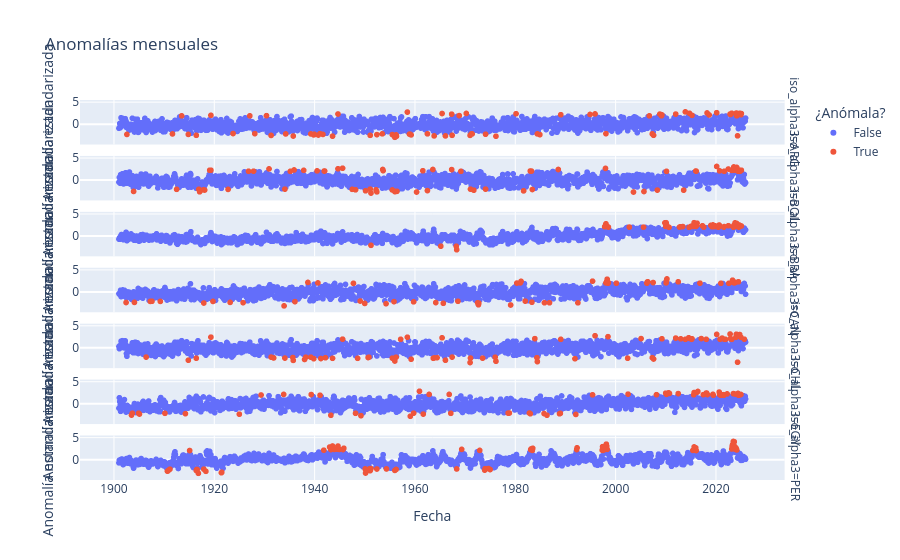

The cell this chart's notebook holds for it:
### Code cell
fig = px.scatter(
    marcadas.filter(pl.col("iso_alpha3").is_in(PAISES)),
    x="fecha",
    y="standardized_anomaly",
    color="is_anomaly",
    facet_row="iso_alpha3",
    hover_data=["country", "period", "temperature_c"],
    title="Anomalías mensuales",
    labels={
        "fecha": "Fecha",
        "standardized_anomaly": "Anomalía estandarizada",
        "is_anomaly": "¿Anómala?",
    },
)
fig.show()

### Figure 1 — Plotly figure (JSON) as saved in the notebook; plotly's stock layout.template omitted (floating-point values rounded to 4 significant figures; data arrays with more than 128 entries replaced by an {"elided": "..."} marker saying what was removed)
{"data": [{"customdata": {"elided": "1424x3 mixed values"}, "hovertemplate": "¿Anómala?=False<br>iso_alpha3=ARG<br>Fecha=%{x}<br>Anomalía estandarizada=%{y}<br>country=%{customdata[0]}<br>period=%{customdata[1]}<br>temperature_c=%{customdata[2]}<extra></extra>", "legendgroup": "False", "marker": {"color": "#636efa", "symbol": "circle"}, "mode": "markers", "name": "False", "showlegend": true, "type": "scattergl", "x": {"elided": "1424 str values"}, "xaxis": "x7", "y": {"elided": "1424 float values"}, "yaxis": "y7"}, {"customdata": {"elided": "1424x3 mixed values"}, "hovertemplate": "¿Anómala?=False<br>iso_alpha3=BOL<br>Fecha=%{x}<br>Anomalía estandarizada=%{y}<br>country=%{customdata[0]}<br>period=%{customdata[1]}<br>temperature_c=%{customdata[2]}<extra></extra>", "legendgroup": "False", "marker": {"color": "#636efa", "symbol": "circle"}, "mode": "markers", "name": "False", "showlegend": false, "type": "scattergl", "x": {"elided": "1424 str values"}, "xaxis": "x6", "y": {"elided": "1424 float values"}, "yaxis": "y6"}, {"customdata": {"elided": "1438x3 mixed values"}, "hovertemplate": "¿Anómala?=False<br>iso_alpha3=BRA<br>Fecha=%{x}<br>Anomalía estandarizada=%{y}<br>country=%{customdata[0]}<br>period=%{customdata[1]}<br>temperature_c=%{customdata[2]}<extra></extra>", "legendgroup": "False", "marker": {"color": "#636efa", "symbol": "circle"}, "mode": "markers", "name": "False", "showlegend": false, "type": "scattergl", "x": {"elided": "1438 str values"}, "xaxis": "x5", "y": {"elided": "1438 float values"}, "yaxis": "y5"}, {"customdata": {"elided": "1443x3 mixed values"}, "hovertemplate": "¿Anómala?=False<br>iso_alpha3=CAN<br>Fecha=%{x}<br>Anomalía estandarizada=%{y}<br>country=%{customdata[0]}<br>period=%{customdata[1]}<br>temperature_c=%{customdata[2]}<extra></extra>", "legendgroup": "False", "marker": {"color": "#636efa", "symbol": "circle"}, "mode": "markers", "name": "False", "showlegend": false, "type": "scattergl", "x": {"elided": "1443 str values"}, "xaxis": "x4", "y": {"elided": "1443 float values"}, "yaxis": "y4"}, {"customdata": {"elided": "1427x3 mixed values"}, "hovertemplate": "¿Anómala?=False<br>iso_alpha3=CHL<br>Fecha=%{x}<br>Anomalía estandarizada=%{y}<br>country=%{customdata[0]}<br>period=%{customdata[1]}<br>temperature_c=%{customdata[2]}<extra></extra>", "legendgroup": "False", "marker": {"color": "#636efa", "symbol": "circle"}, "mode": "markers", "name": "False", "showlegend": false, "type": "scattergl", "x": {"elided": "1427 str values"}, "xaxis": "x3", "y": {"elided": "1427 float values"}, "yaxis": "y3"}, {"customdata": {"elided": "1436x3 mixed values"}, "hovertemplate": "¿Anómala?=False<br>iso_alpha3=EGY<br>Fecha=%{x}<br>Anomalía estandarizada=%{y}<br>country=%{customdata[0]}<br>period=%{customdata[1]}<br>temperature_c=%{customdata[2]}<extra></extra>", "legendgroup": "False", "marker": {"color": "#636efa", "symbol": "circle"}, "mode": "markers", "name": "False", "showlegend": false, "type": "scattergl", "x": {"elided": "1436 str values"}, "xaxis": "x2", "y": {"elided": "1436 float values"}, "yaxis": "y2"}, {"customdata": {"elided": "1425x3 mixed values"}, "hovertemplate": "¿Anómala?=False<br>iso_alpha3=PER<br>Fecha=%{x}<br>Anomalía estandarizada=%{y}<br>country=%{customdata[0]}<br>period=%{customdata[1]}<br>temperature_c=%{customdata[2]}<extra></extra>", "legendgroup": "False", "marker": {"color": "#636efa", "symbol": "circle"}, "mode": "markers", "name": "False", "showlegend": false, "type": "scattergl", "x": {"elided": "1425 str values"}, "xaxis": "x", "y": {"elided": "1425 float values"}, "yaxis": "y"}, {"customdata": {"elided": "76x3 mixed values"}, "hovertemplate": "¿Anómala?=True<br>iso_alpha3=ARG<br>Fecha=%{x}<br>Anomalía estandarizada=%{y}<br>country=%{customdata[0]}<br>period=%{customdata[1]}<br>temperature_c=%{customdata[2]}<extra></extra>", "legendgroup": "True", "marker": {"color": "#EF553B", "symbol": "circle"}, "mode": "markers", "name": "True", "showlegend": true, "type": "scattergl", "x": ["1902-08-01", "1911-09-01", "1913-07-01", "1914-11-01", "1916-06-01", "1919-05-01", "1923-10-01", "1927-02-01", "1928-02-01", "1930-06-01", "1931-05-01", "1934-04-01", "1935-10-01", "1939-04-01", "1939-11-01", "1939-12-01", "1940-10-01", "1941-02-01", "1941-09-01", "1943-08-01", "1944-09-01", "1951-02-01", "1952-06-01", "1953-07-01", "1955-07-01", "1956-01-01", "1956-04-01", "1956-05-01", "1958-07-01", "1958-12-01", "1959-01-01", "1959-04-01", "1962-07-01", "1963-11-01", "1965-06-01", "1966-02-01", "1967-05-01", "1967-06-01", "1968-11-01", "1970-04-01", "1971-01-01", "1971-04-01", "1971-06-01", "1974-02-01", "1976-03-01", "1980-03-01", "1984-06-01", "1984-12-01", "1989-02-01", "1994-12-01", "1995-12-01", "1998-02-01", "2006-10-01", "2007-05-01", "2007-08-01", "2008-11-01", "2009-03-01", "2009-04-01", "2012-01-01", "2013-12-01", "2014-10-01", "2015-04-01", "2018-04-01", "2018-09-01", "2020-03-01", "2022-11-01", "2022-12-01", "2023-01-01", "2023-03-01", "2024-02-01", "2024-03-01", "2024-05-01", "2024-09-01", "2024-10-01", "2025-01-01", "2025-02-01"], "xaxis": "x7", "y": [-2.207, -2.1, 2.01, -2.201, -2.412, 2.121, -2.002, 2.011, -2.035, 2.054, -2.439, -2.098, -2.576, -2.098, -2.316, -2.143, -2.346, -2.035, -2.208, -2.6, 2.424, -2.414, -2.25, -2.075, -2.245, -2.863, -2.314, -2.618, 2.86, -2.143, -2.132, -2.314, -2.075, -2.547, 2.541, -2.541, 2.389, -2.412, 2.062, 2.552, -2.424, -2.098, -2.087, -2.162, -2.616, 2.483, -2.087, -2.261, 2.264, 2.322, 2.439, -2.035, 2.011, -2.082, -2.404, 2.407, 2.019, 2.227, 2.405, 2.909, 2.584, 2.119, 2.66, 2.209, 2.714, 2.407, 2.322, 2.405, 2.598, 2.643, 2.019, -2.529, 2.424, 2.584, 2.258, 2.517], "yaxis": "y7"}, {"customdata": {"elided": "76x3 mixed values"}, "hovertemplate": "¿Anómala?=True<br>iso_alpha3=BOL<br>Fecha=%{x}<br>Anomalía estandarizada=%{y}<br>country=%{customdata[0]}<br>period=%{customdata[1]}<br>temperature_c=%{customdata[2]}<extra></extra>", "legendgroup": "True", "marker": {"color": "#EF553B", "symbol": "circle"}, "mode": "markers", "name": "True", "showlegend": false, "type": "scattergl", "x": ["1903-12-01", "1912-07-01", "1916-12-01", "1917-02-01", "1917-11-01", "1918-02-01", "1919-02-01", "1919-05-01", "1922-10-01", "1926-11-01", "1927-11-01", "1930-12-01", "1934-02-01", "1935-03-01", "1935-12-01", "1937-11-01", "1940-07-01", "1941-12-01", "1942-01-01", "1944-09-01", "1945-08-01", "1947-07-01", "1948-03-01", "1950-03-01", "1951-02-01", "1951-04-01", "1952-04-01", "1952-06-01", "1953-08-01", "1953-09-01", "1955-07-01", "1956-01-01", "1956-05-01", "1956-06-01", "1960-05-01", "1961-08-01", "1962-07-01", "1963-08-01", "1967-05-01", "1969-03-01", "1971-02-01", "1971-10-01", "1974-02-01", "1981-09-01", "1983-01-01", "1983-02-01", "1983-04-01", "1983-06-01", "1988-08-01", "1998-01-01", "2003-08-01", "2005-09-01", "2008-05-01", "2010-03-01", "2013-08-01", "2016-01-01", "2016-02-01", "2020-03-01", "2020-10-01", "2021-09-01", "2022-07-01", "2023-03-01", "2023-07-01", "2023-08-01", "2023-09-01", "2023-10-01", "2023-11-01", "2024-01-01", "2024-02-01", "2024-03-01", "2024-04-01", "2024-06-01", "2024-09-01", "2024-10-01", "2024-11-01", "2025-02-01"], "xaxis": "x6", "y": [-2.554, -2.077, -2.067, -2.636, -2.199, -2.229, 2.255, 2.263, -2.093, 2.033, 2.033, 2.564, -2.025, 2.012, 2.32, 2.235, 2.115, 2.077, 2.088, 2.591, 2.714, -2.077, -2.183, -2.404, -2.025, -2.918, -2.179, -2.65, 2.43, 2.161, -2.217, -2.594, -2.538, -2.515, -2.684, 2.146, -2.356, 2.43, 2.408, 2.012, -2.025, -2.268, -2.025, -2.425, 2.088, 2.051, 2.068, -2.112, 2.43, 2.673, -2.687, -2.568, -2.247, 2.012, -2.261, 2.088, 2.051, 3.115, 2.115, 2.018, 2.534, 2.232, 2.255, 2.999, 2.734, 2.291, 2.84, 2.673, 2.459, 2.895, 2.253, 2.057, 2.018, 2.291, 2.033, 2.255], "yaxis": "y6"}, {"customdata": {"elided": "62x3 mixed values"}, "hovertemplate": "¿Anómala?=True<br>iso_alpha3=BRA<br>Fecha=%{x}<br>Anomalía estandarizada=%{y}<br>country=%{customdata[0]}<br>period=%{customdata[1]}<br>temperature_c=%{customdata[2]}<extra></extra>", "legendgroup": "True", "marker": {"color": "#EF553B", "symbol": "circle"}, "mode": "markers", "name": "True", "showlegend": false, "type": "scattergl", "x": ["1951-04-01", "1965-03-01", "1968-04-01", "1968-05-01", "1997-11-01", "1998-01-01", "1998-02-01", "1998-04-01", "1998-08-01", "2002-10-01", "2005-08-01", "2009-11-01", "2010-01-01", "2010-02-01", "2010-03-01", "2010-09-01", "2012-10-01", "2012-12-01", "2013-06-01", "2014-09-01", "2015-01-01", "2015-07-01", "2015-08-01", "2015-09-01", "2015-10-01", "2015-11-01", "2015-12-01", "2016-01-01", "2016-02-01", "2016-03-01", "2016-04-01", "2017-05-01", "2017-08-01", "2019-01-01", "2019-04-01", "2019-05-01", "2019-06-01", "2019-09-01", "2019-11-01", "2020-03-01", "2020-06-01", "2020-07-01", "2020-09-01", "2020-10-01", "2021-08-01", "2021-09-01", "2022-07-01", "2023-07-01", "2023-08-01", "2023-09-01", "2023-10-01", "2023-11-01", "2023-12-01", "2024-01-01", "2024-02-01", "2024-03-01", "2024-04-01", "2024-06-01", "2024-08-01", "2024-09-01", "2024-10-01", "2025-02-01"], "xaxis": "x5", "y": [-2.077, -2.268, -2.278, -3.071, 2.154, 2.217, 2.812, 2.351, 2.056, 2.065, 2.056, 3.022, 2.217, 3.059, 2.641, 2.012, 2.065, 2.128, 2.185, 2.012, 2.217, 2.209, 2.599, 3.06, 2.401, 2.588, 2.581, 2.217, 2.317, 2.395, 2.955, 2.366, 2.056, 2.456, 2.149, 2.366, 2.557, 2.186, 2.371, 2.15, 2.185, 2.042, 2.536, 2.233, 2.056, 2.186, 2.376, 2.042, 2.418, 2.536, 2.401, 3.022, 2.808, 2.217, 2.564, 2.886, 2.552, 2.557, 2.056, 2.536, 2.233, 2.317], "yaxis": "y5"}, {"customdata": {"elided": "57x3 mixed values"}, "hovertemplate": "¿Anómala?=True<br>iso_alpha3=CAN<br>Fecha=%{x}<br>Anomalía estandarizada=%{y}<br>country=%{customdata[0]}<br>period=%{customdata[1]}<br>temperature_c=%{customdata[2]}<extra></extra>", "legendgroup": "True", "marker": {"color": "#EF553B", "symbol": "circle"}, "mode": "markers", "name": "True", "showlegend": false, "type": "scattergl", "x": ["1902-06-01", "1904-02-01", "1907-04-01", "1907-08-01", "1909-04-01", "1917-12-01", "1919-10-01", "1923-03-01", "1925-10-01", "1933-12-01", "1936-02-01", "1938-09-01", "1940-09-01", "1947-10-01", "1949-02-01", "1950-01-01", "1954-04-01", "1955-11-01", "1959-10-01", "1964-03-01", "1965-09-01", "1968-08-01", "1972-07-01", "1972-09-01", "1972-10-01", "1979-02-01", "1980-05-01", "1981-01-01", "1981-03-01", "1982-01-01", "1983-05-01", "1985-11-01", "1986-11-01", "1992-07-01", "1995-06-01", "1998-02-01", "1998-04-01", "1998-05-01", "1998-07-01", "1998-08-01", "2000-03-01", "2006-04-01", "2006-05-01", "2006-06-01", "2007-07-01", "2010-02-01", "2010-03-01", "2010-04-01", "2012-07-01", "2016-11-01", "2021-01-01", "2022-08-01", "2023-05-01", "2023-06-01", "2023-09-01", "2023-12-01", "2024-07-01"], "xaxis": "x4", "y": [-2.342, -2.319, -2.093, -2.062, -2.093, -2.45, -2.097, -2.307, -2.376, -3.103, -2.138, 2.214, 2.101, 2.006, -2.003, -2.548, -2.61, -2.138, -2.19, -2.361, -2.519, -2.062, -2.408, -2.857, -2.47, -2.906, 2.074, 2.109, 2.461, -2.026, -2.283, -2.392, -2.392, -2.408, 2.505, 2.106, 2.49, 2.945, 2.037, 2.156, 2.032, 2.047, 2.292, 2.371, 2.196, 2.106, 2.621, 3.008, 2.354, 2.05, 2.022, 2.015, 2.727, 2.236, 2.101, 2.208, 2.354], "yaxis": "y4"}, {"customdata": {"elided": "73x3 mixed values"}, "hovertemplate": "¿Anómala?=True<br>iso_alpha3=CHL<br>Fecha=%{x}<br>Anomalía estandarizada=%{y}<br>country=%{customdata[0]}<br>period=%{customdata[1]}<br>temperature_c=%{customdata[2]}<extra></extra>", "legendgroup": "True", "marker": {"color": "#EF553B", "symbol": "circle"}, "mode": "markers", "name": "True", "showlegend": false, "type": "scattergl", "x": ["1906-06-01", "1914-11-01", "1916-06-01", "1919-05-01", "1931-05-01", "1931-11-01", "1934-02-01", "1935-09-01", "1935-10-01", "1938-01-01", "1938-04-01", "1939-04-01", "1939-11-01", "1941-04-01", "1942-03-01", "1943-08-01", "1945-08-01", "1948-08-01", "1950-09-01", "1950-11-01", "1955-07-01", "1956-01-01", "1956-04-01", "1957-03-01", "1958-07-01", "1959-04-01", "1963-09-01", "1963-11-01", "1964-06-01", "1965-06-01", "1966-02-01", "1967-06-01", "1971-01-01", "1971-02-01", "1973-07-01", "1976-01-01", "1976-03-01", "1983-12-01", "1984-05-01", "1984-06-01", "1989-02-01", "1991-12-01", "1995-12-01", "1998-07-01", "2002-06-01", "2005-02-01", "2007-05-01", "2007-08-01", "2009-04-01", "2012-01-01", "2013-01-01", "2013-12-01", "2014-08-01", "2014-10-01", "2015-03-01", "2015-04-01", "2017-02-01", "2018-02-01", "2020-03-01", "2020-11-01", "2021-04-01", "2021-09-01", "2021-12-01", "2022-11-01", "2022-12-01", "2023-01-01", "2023-03-01", "2024-01-01", "2024-02-01", "2024-05-01", "2024-10-01", "2025-01-01", "2025-09-01"], "xaxis": "x3", "y": [-2.019, -2.729, -2.276, 2.509, -2.017, -2.22, -2.237, -2.116, -2.761, -2.559, -2.037, -2.037, -2.39, -2.346, -2.161, -2.297, 2.051, -2.297, -2.116, -2.05, -2.259, -2.905, -2.037, 2.015, 2.487, -2.501, -2.282, -2.22, -2.148, 2.357, -2.728, -2.019, -3.252, -2.237, -2.259, -2.039, -2.964, 2.17, -2.163, -3.049, 2.017, -2.391, 2.821, 2.619, -2.276, 2.181, -2.163, -2.452, 2.135, 2.293, 2.119, 2.007, 2.362, 2.215, 2.015, 2.135, 2.181, 2.017, 3.139, 2.028, 2.29, 2.043, 2.007, 3.217, 2.17, 2.119, 2.015, 2.466, 3.163, -3.185, 3.104, 2.466, 2.043], "yaxis": "y3"}, {"customdata": {"elided": "64x3 mixed values"}, "hovertemplate": "¿Anómala?=True<br>iso_alpha3=EGY<br>Fecha=%{x}<br>Anomalía estandarizada=%{y}<br>country=%{customdata[0]}<br>period=%{customdata[1]}<br>temperature_c=%{customdata[2]}<extra></extra>", "legendgroup": "True", "marker": {"color": "#EF553B", "symbol": "circle"}, "mode": "markers", "name": "True", "showlegend": false, "type": "scattergl", "x": ["1903-07-01", "1903-09-01", "1904-12-01", "1905-02-01", "1910-03-01", "1914-04-01", "1925-01-01", "1929-05-01", "1933-11-01", "1939-05-01", "1941-02-01", "1943-04-01", "1948-03-01", "1949-04-01", "1959-02-01", "1959-10-01", "1960-12-01", "1961-09-01", "1962-11-01", "1966-11-01", "1967-03-01", "1978-08-01", "1978-11-01", "1982-11-01", "1983-01-01", "1985-10-01", "1986-05-01", "1988-11-01", "1989-01-01", "1992-02-01", "1995-06-01", "2002-07-01", "2008-03-01", "2010-01-01", "2010-02-01", "2010-03-01", "2010-08-01", "2010-10-01", "2012-07-01", "2015-08-01", "2015-09-01", "2016-04-01", "2016-06-01", "2017-07-01", "2018-02-01", "2018-03-01", "2018-05-01", "2019-06-01", "2019-07-01", "2020-09-01", "2020-10-01", "2021-01-01", "2021-05-01", "2021-07-01", "2021-08-01", "2022-04-01", "2023-07-01", "2023-08-01", "2023-12-01", "2024-06-01", "2024-07-01", "2024-08-01", "2024-09-01", "2025-01-01"], "xaxis": "x2", "y": [-2.473, -2.05, -2.051, -2.242, -2.067, -2.144, -2.267, 2.086, 2.218, 2.183, 2.03, -2.517, -2.067, -2.61, -2.734, -2.03, 2.936, -2.246, 2.218, 2.218, -2.067, -2.021, -2.003, -2.003, -2.17, -2.123, -2.5, -2.168, -2.073, -2.324, 2.125, 2.284, 2.158, 2.495, 2.359, 2.232, 2.582, 2.45, 2.403, 2.133, 2.648, 2.708, 2.886, 2.165, 2.523, 2.528, 2.183, 2.234, 2.047, 2.746, 2.17, 2.009, 2.086, 2.165, 2.021, 2.335, 2.403, 2.357, 2.289, 2.451, 2.047, 2.133, 2.061, 2.203], "yaxis": "y2"}, {"customdata": {"elided": "75x3 mixed values"}, "hovertemplate": "¿Anómala?=True<br>iso_alpha3=PER<br>Fecha=%{x}<br>Anomalía estandarizada=%{y}<br>country=%{customdata[0]}<br>period=%{customdata[1]}<br>temperature_c=%{customdata[2]}<extra></extra>", "legendgroup": "True", "marker": {"color": "#EF553B", "symbol": "circle"}, "mode": "markers", "name": "True", "showlegend": false, "type": "scattergl", "x": ["1910-09-01", "1910-10-01", "1910-12-01", "1911-03-01", "1915-02-01", "1916-06-01", "1916-07-01", "1916-08-01", "1916-11-01", "1917-12-01", "1918-05-01", "1921-06-01", "1921-07-01", "1941-11-01", "1943-01-01", "1943-04-01", "1943-08-01", "1943-09-01", "1943-10-01", "1943-12-01", "1944-08-01", "1944-09-01", "1944-12-01", "1945-09-01", "1945-11-01", "1950-02-01", "1950-03-01", "1950-04-01", "1951-01-01", "1951-02-01", "1951-03-01", "1951-04-01", "1952-06-01", "1954-05-01", "1956-01-01", "1956-04-01", "1968-05-01", "1969-05-01", "1972-12-01", "1973-12-01", "1974-01-01", "1974-02-01", "1974-09-01", "1975-01-01", "1983-02-01", "1983-03-01", "1983-06-01", "1983-07-01", "1992-04-01", "1992-05-01", "1997-05-01", "1997-06-01", "1997-07-01", "1997-12-01", "1998-01-01", "1998-02-01", "1998-03-01", "1998-04-01", "1998-05-01", "2015-06-01", "2015-09-01", "2016-01-01", "2016-02-01", "2023-03-01", "2023-04-01", "2023-05-01", "2023-06-01", "2023-07-01", "2023-08-01", "2023-09-01", "2023-10-01", "2023-11-01", "2024-01-01", "2024-02-01", "2024-03-01"], "xaxis": "x", "y": [-2.6, -2.556, -2.367, -2.151, 2.079, -2.448, -2.227, -2.24, -3.088, -2.144, -2.637, -2.955, -2.848, 2.16, 2.87, 2.302, 3.105, 2.503, 2.396, 2.33, 2.368, 3.091, 2.33, 2.306, 2.598, -2.09, -3.024, -2.396, -2.05, -2.488, -2.151, -2.021, -2.11, -2.103, -2.428, -2.208, -2.103, 2.344, 2.106, -2.367, -2.05, -2.09, -2.011, -2.239, 2.278, 2.435, 2.112, 2.583, 2.302, 2.7, 2.166, 2.956, 2.118, 2.33, 2.681, 2.476, 3.527, 3.053, 2.344, 2.112, 2.895, 2.681, 2.079, 2.435, 3.053, 3.411, 3.125, 4.135, 3.843, 4.073, 2.99, 2.379, 2.681, 2.476, 2.217], "yaxis": "y"}], "layout": {"annotations": [{"font": {}, "showarrow": false, "text": "iso_alpha3=PER", "textangle": 90, "x": 0.98, "xanchor": "left", "xref": "paper", "y": 0.05857, "yanchor": "middle", "yref": "paper"}, {"font": {}, "showarrow": false, "text": "iso_alpha3=EGY", "textangle": 90, "x": 0.98, "xanchor": "left", "xref": "paper", "y": 0.2057, "yanchor": "middle", "yref": "paper"}, {"font": {}, "showarrow": false, "text": "iso_alpha3=CHL", "textangle": 90, "x": 0.98, "xanchor": "left", "xref": "paper", "y": 0.3529, "yanchor": "middle", "yref": "paper"}, {"font": {}, "showarrow": false, "text": "iso_alpha3=CAN", "textangle": 90, "x": 0.98, "xanchor": "left", "xref": "paper", "y": 0.5, "yanchor": "middle", "yref": "paper"}, {"font": {}, "showarrow": false, "text": "iso_alpha3=BRA", "textangle": 90, "x": 0.98, "xanchor": "left", "xref": "paper", "y": 0.6471, "yanchor": "middle", "yref": "paper"}, {"font": {}, "showarrow": false, "text": "iso_alpha3=BOL", "textangle": 90, "x": 0.98, "xanchor": "left", "xref": "paper", "y": 0.7943, "yanchor": "middle", "yref": "paper"}, {"font": {}, "showarrow": false, "text": "iso_alpha3=ARG", "textangle": 90, "x": 0.98, "xanchor": "left", "xref": "paper", "y": 0.9414, "yanchor": "middle", "yref": "paper"}], "legend": {"title": {"text": "¿Anómala?"}, "tracegroupgap": 0}, "title": {"text": "Anomalías mensuales"}, "xaxis": {"anchor": "y", "domain": [0, 0.98], "title": {"text": "Fecha"}}, "xaxis2": {"anchor": "y2", "domain": [0, 0.98], "matches": "x", "showticklabels": false}, "xaxis3": {"anchor": "y3", "domain": [0, 0.98], "matches": "x", "showticklabels": false}, "xaxis4": {"anchor": "y4", "domain": [0, 0.98], "matches": "x", "showticklabels": false}, "xaxis5": {"anchor": "y5", "domain": [0, 0.98], "matches": "x", "showticklabels": false}, "xaxis6": {"anchor": "y6", "domain": [0, 0.98], "matches": "x", "showticklabels": false}, "xaxis7": {"anchor": "y7", "domain": [0, 0.98], "matches": "x", "showticklabels": false}, "yaxis": {"anchor": "x", "domain": [0, 0.1171], "title": {"text": "Anomalía estandarizada"}}, "yaxis2": {"anchor": "x2", "domain": [0.1471, 0.2643], "matches": "y", "title": {"text": "Anomalía estandarizada"}}, "yaxis3": {"anchor": "x3", "domain": [0.2943, 0.4114], "matches": "y", "title": {"text": "Anomalía estandarizada"}}, "yaxis4": {"anchor": "x4", "domain": [0.4414, 0.5586], "matches": "y", "title": {"text": "Anomalía estandarizada"}}, "yaxis5": {"anchor": "x5", "domain": [0.5886, 0.7057], "matches": "y", "title": {"text": "Anomalía estandarizada"}}, "yaxis6": {"anchor": "x6", "domain": [0.7357, 0.8529], "matches": "y", "title": {"text": "Anomalía estandarizada"}}, "yaxis7": {"anchor": "x7", "domain": [0.8829, 1.0], "matches": "y", "title": {"text": "Anomalía estandarizada"}}}}
